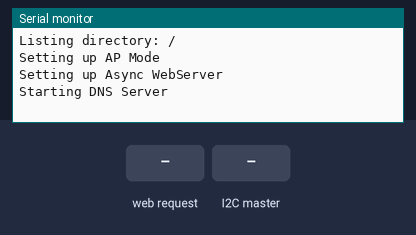
A sketch run on a simulated ESP32. On the bench: the last lines printed to the serial monitor. The inputs (shaded band) are chosen by the test bench. WiFi joins after 1.5 s; servers stay silent unless stated; the local clock reads 2024-03-15 10:24:30 at power-on unless the sketch sets it; storage starts empty; EEPROM starts erased.

Above: at 0.9 s.
1.0 s: HTTP request GET / received
At 2.2 s:
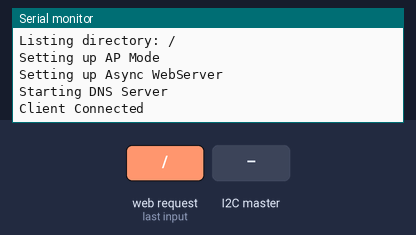
2.5 s: HTTP request GET /get?ssid=1 received
At 3.4 s:
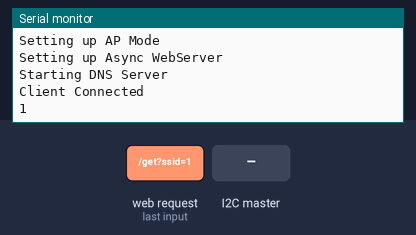
4.0 s: HTTP request GET /get?password=1 received
At 4.5 s:
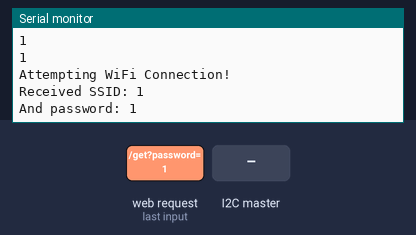
5.5 s: the I2C master sends the byte 1
At 6.1 s:
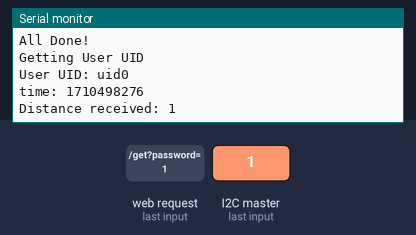

Measured:
- after the input at 1.0 s, the serial monitor: prints a new line at once (image 1)
- after the input at 2.5 s, the serial monitor: prints a new line at once (image 2)
- after the input at 4.0 s, the serial monitor: prints a new line at once (image 3)
- after the input at 5.5 s, the serial monitor: prints a new line after 0.58 s (image 4)

The sketch:

parkingFinalEsp32.ino
```cpp
#include <Arduino.h>
#include <DNSServer.h>
#include <WiFi.h>
#include <Firebase_ESP_Client.h>
#include <Wire.h>
#include "time.h"
#include <AsyncTCP.h>
#include "ESPAsyncWebServer.h"
#include <Preferences.h>
#include "FS.h"
#include <SPIFFS.h>
#include "addons/TokenHelper.h"
#include "addons/RTDBHelper.h"

#define API_KEY "AIzaSyBTPoD5A-8KDFBV0ycFKhJGHXyQxcUiMOU"
#define USER_EMAIL "parking@gmail.com"
#define USER_PASSWORD "haikalMurjaLGay"
#define DATABASE_URL "https://parking-ezz-default-rtdb.asia-southeast1.firebasedatabase.app/"

Preferences preferences;
DNSServer dnsServer;
AsyncWebServer server(80);
IPAddress apIP(8, 8, 4, 4);
FirebaseData fbdo;
FirebaseAuth auth;
FirebaseConfig config;

String uid, databasePath, parentPath, ssid, password, device;
bool is_setup_done = false; bool valid_ssid_received = false; bool valid_password_received = false; bool valid_device_received = false; bool wifi_timeout = false;
const char* ntpServer = "pool.ntp.org";
const long  gmtOffset_sec = 0;
const int   daylightOffset_sec = 3600; const int slaveAddress = 0x08;
unsigned long sendDataPrevMillis = 0; unsigned long receiveDataPrevMillis = 0; unsigned long timerDelay = 5000; unsigned long receiveDataInterval = 5000;
String distancePath = "/distance"; String timePath = "/timestamp"; String statusParkPath = "/status"; String deviceNamePath = "/name";
int timestamp; int statusPark = 0; int receivedDistance = 0;
FirebaseJson json;

void setup() {
  Serial.begin(115200);
  setupCaptivePortal();
  setupServerFunction();
  Wire.begin(slaveAddress);
  Wire.onReceive(receiveData);
}

void loop() {
  serverHandleFunction();
}
```

captivePortal.ino
```cpp
void setupCaptivePortal() {
  if (!SPIFFS.begin(true)) {
    Serial.println("An Error has occurred while mounting SPIFFS");
    return;
  }
  //List contents of SPIFFS
  listDir(SPIFFS, "/", 0);
  preferences.begin("my-pref", false);

  is_setup_done = preferences.getBool("is_setup_done", false);
  ssid = preferences.getString("rec_ssid", "haikalMurjal");
  password = preferences.getString("rec_password", "haikalMurjal");
  device = preferences.getString("rec_device", "haikalMurjal");
  if (!is_setup_done)
  {
    StartCaptivePortal();
  }
  else
  {
    Serial.println("Using saved SSID and Password to attempt WiFi Connection!");
    Serial.print("Saved SSID is "); Serial.println(ssid);
    Serial.print("Saved Password is "); Serial.println(password);
    Serial.print("Saved device ID is "); Serial.println(device);
    WiFiStationSetup(ssid, password, device);
  }

  while (!is_setup_done)
  {
    dnsServer.processNextRequest();
    delay(10);
    if (valid_ssid_received && valid_password_received)
    {
      Serial.println("Attempting WiFi Connection!");
      WiFiStationSetup(ssid, password, device);
    }
  }

  Serial.println("All Done!");
}

void listDir(fs::FS &fs, const char * dirname, uint8_t levels) {
  Serial.printf("Listing directory: %s\r\n", dirname);

  File root = fs.open(dirname);
  if (!root) {
    Serial.println("- failed to open directory");
    return;
  }
  if (!root.isDirectory()) {
    Serial.println(" - not a directory");
    return;
  }

  File file = root.openNextFile();
  while (file) {
    if (file.isDirectory()) {
      Serial.print("  DIR : ");
      Serial.println(file.name());
      if (levels) {
        listDir(fs, file.name(), levels - 1);
      }
    } else {
      Serial.print("  FILE: ");
      Serial.print(file.name());
      Serial.print("\tSIZE: ");
      Serial.println(file.size());
    }
    file = root.openNextFile();
  }
}

class CaptiveRequestHandler : public AsyncWebHandler {
  public:
    CaptiveRequestHandler() {}
    virtual ~CaptiveRequestHandler() {}

    bool canHandle(AsyncWebServerRequest *request) {
      //request->addInterestingHeader("ANY");
      return true;
    }

    void handleRequest(AsyncWebServerRequest *request) {
      request->send(SPIFFS, "/index.html", "text/html", false);
    }
};


void setupServer() {
  server.on("/", HTTP_GET, [](AsyncWebServerRequest * request) {
    request->send(SPIFFS, "/index.html", "text/html", false);
    Serial.println("Client Connected");
  });

  server.on("/style.css", HTTP_GET, [](AsyncWebServerRequest * request) {
    request->send(SPIFFS, "/style.css", "text/css", false);
  });

  server.on("/bgOrnament.png", HTTP_GET, [](AsyncWebServerRequest * request) {
    request->send(SPIFFS, "/bgOrnament.png", "image/png", false);
  });

  server.on("/get", HTTP_GET, [] (AsyncWebServerRequest * request) {
    String inputMessage;
    String inputParam;

    if (request->hasParam("ssid")) {
      inputMessage = request->getParam("ssid")->value();
      inputParam = "ssid";
      ssid = inputMessage;
      Serial.println(inputMessage);
      valid_ssid_received = true;
    }

    if (request->hasParam("password")) {
      inputMessage = request->getParam("password")->value();
      inputParam = "password";
      password = inputMessage;
      Serial.println(inputMessage);
      valid_password_received = true;
    }

    if (request->hasParam("device")) {
      inputMessage = request->getParam("device")->value();
      inputParam = "device";
      device = inputMessage;
      Serial.println(inputMessage);
      valid_device_received = true;
    }
    request->send(200, "text/html", "The values entered by you have been successfully sent to the device. It will now attempt WiFi connection");
  });
}


void WiFiSoftAPSetup()
{
  WiFi.mode(WIFI_AP);
  WiFi.softAP("PARKING-EZZ-WIFI-MANAGER");
  WiFi.softAPConfig(apIP, apIP, IPAddress(255, 255, 255, 0));
}


void WiFiStationSetup(String rec_ssid, String rec_password, String rec_device)
{
  wifi_timeout = false;
  WiFi.mode(WIFI_STA);
  char ssid_arr[20];
  char password_arr[20];
  rec_ssid.toCharArray(ssid_arr, rec_ssid.length() + 1);
  rec_password.toCharArray(password_arr, rec_password.length() + 1);
  Serial.print("Received SSID: ");
  Serial.println(ssid_arr);
  Serial.print("And password: ");
  Serial.println(password_arr);
  WiFi.begin(ssid_arr, password_arr);

  uint32_t t1 = millis();
  while (WiFi.status() != WL_CONNECTED) {
    delay(2000);
    Serial.print(".");
    if (millis() - t1 > 50000) //50 seconds elapsed connecting to WiFi
    {
      Serial.println();
      Serial.println("Timeout connecting to WiFi. The SSID and Password seem incorrect.");
      valid_ssid_received = false;
      valid_password_received = false;
      is_setup_done = false;
      preferences.putBool("is_setup_done", is_setup_done);

      StartCaptivePortal();
      wifi_timeout = true;
      break;
    }
  }
  if (!wifi_timeout)
  {
    is_setup_done = true;
    Serial.println("");
    Serial.print("WiFi connected to: ");
    Serial.println(rec_ssid);
    Serial.print("IP address: ");
    Serial.println(WiFi.localIP());
    preferences.putBool("is_setup_done", is_setup_done);
    preferences.putString("rec_ssid", rec_ssid);
    preferences.putString("rec_password", rec_password);
    preferences.putString("rec_device", rec_device);
  }
}

void StartCaptivePortal() {
  Serial.println("Setting up AP Mode");
  WiFiSoftAPSetup();
  Serial.println("Setting up Async WebServer");
  setupServer();
  Serial.println("Starting DNS Server");
  dnsServer.start(53, "*", apIP);
  server.addHandler(new CaptiveRequestHandler()).setFilter(ON_AP_FILTER);//only when requested from AP
  server.begin();
  dnsServer.processNextRequest();
}
```

sensorFunction.ino
```cpp
void receiveData(int byteCount) {
  while (Wire.available()) {
    receivedDistance = Wire.read();
  }

  // Tampilkan data yang diterima di Serial Monitor
  Serial.print("Distance received: ");
  Serial.println(receivedDistance);
}
```

serverFunction.ino
```cpp
void setupServerFunction() {
  configTime(0, 0, ntpServer);
  config.api_key = API_KEY;
  auth.user.email = USER_EMAIL;
  auth.user.password = USER_PASSWORD;
  config.database_url = DATABASE_URL;
  Firebase.reconnectWiFi(true);
  fbdo.setResponseSize(4096);
  config.token_status_callback = tokenStatusCallback;
  config.max_token_generation_retry = 5;
  Firebase.begin(&config, &auth);
  Serial.println("Getting User UID");
  while ((auth.token.uid) == "") {
    Serial.print('.');
    delay(1000);
  }
  uid = auth.token.uid.c_str();
  Serial.print("User UID: ");
  Serial.println(uid);
  databasePath = "/UsersData/" + uid + "/" + device;

}

void serverHandleFunction() {
  if (Firebase.ready() && (millis() - sendDataPrevMillis > timerDelay || sendDataPrevMillis == 0)) {
    sendDataPrevMillis = millis();
    if (receivedDistance >= 0 && receivedDistance <= 60) {
      statusPark = 1;
    } else {
      statusPark = 0;
    }
    timestamp = getTime();
    Serial.print("time: ");
    Serial.println(timestamp);

    parentPath = databasePath;
    json.set(deviceNamePath, String(device));
    json.set(distancePath, String(receivedDistance));
    json.set(timePath, String(timestamp));
    json.set(statusParkPath, String(statusPark));
    Serial.printf("Set json... %s\n", Firebase.RTDB.setJSON(&fbdo, parentPath.c_str(), &json) ? "ok" : fbdo.errorReason().c_str());
  }
  if (millis() - receiveDataPrevMillis > receiveDataInterval) {
    receiveDataPrevMillis = millis();
  }
}
```

utilities.ino
```cpp
// Function that gets current epoch time
unsigned long getTime() {
  time_t now;
  struct tm timeinfo;
  if (!getLocalTime(&timeinfo)) {
    //Serial.println("Failed to obtain time");
    return (0);
  }
  time(&now);
  return now;
}
```
